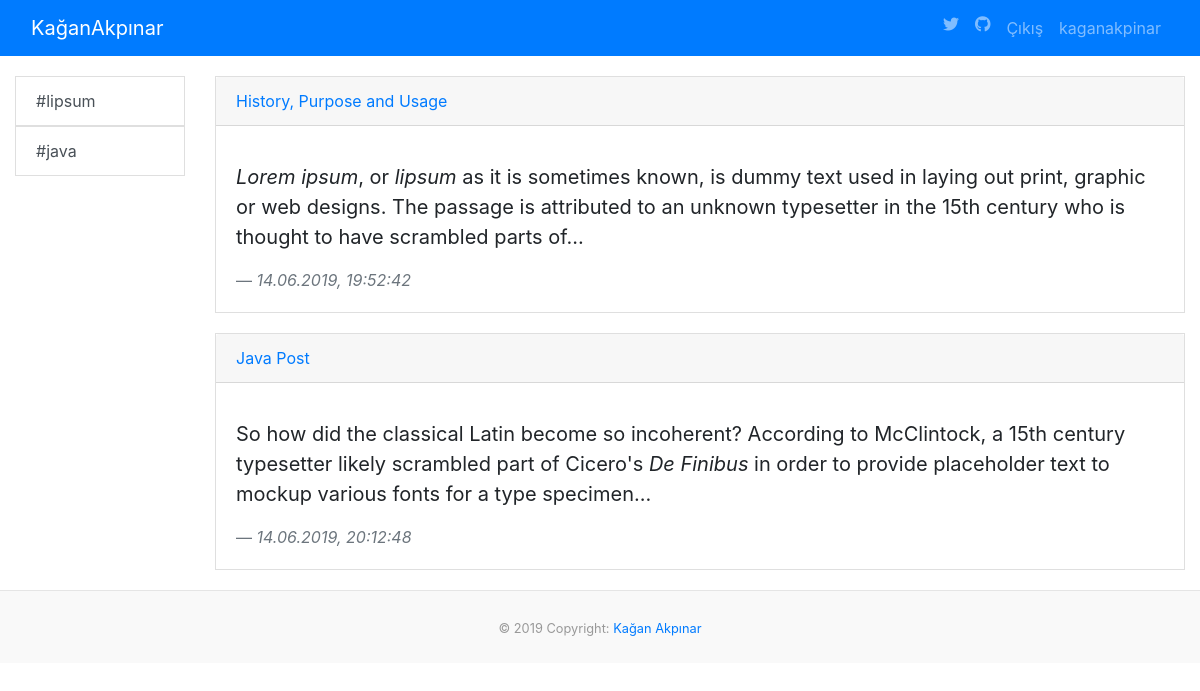
Screenshot of / (signed in) with the database file from the repository.
### blog.py (models this page shows, shortened)
class Category(db.Model):
    __tablename__ = "category"
    id = db.Column(db.Integer, primary_key=True)
    name = db.Column(db.String(50), nullable=False)

class Post(db.Model):
    __tablename__ = "post"
    id = db.Column(db.Integer, primary_key=True)
    title = db.Column(db.String(), nullable=False)
    content = db.Column(db.Text(), nullable=False)
    date = db.Column(db.String(), nullable=False, default=time.strftime('%d.%m.%Y'))
    author = db.Column(db.String(), nullable=False)
    category_id = db.Column(db.Integer, db.ForeignKey('category.id'), nullable=False)
    category = db.relationship('Category', backref=db.backref('posts', lazy=True)   )

### blog.py (the view)
@app.route("/")
def home():
    category = Category.query.all()
    if request.method == 'POST' and form.validate():
        query = form.query.data
        post = Post.query.whoosh_search(query).all()
        return render_template("home.html", posts = posts, category = category)
    else:
        posts = Post.query.all()
        return render_template("home.html", posts = posts, category = category)

### templates/home.html (shortened to what this page needs)
{% extends "layout.html" %}
{% block body %}
<div class="row">
<div class="col-md-2">
{% include "sidebar.html" %}
</div>
<div class="col-md-10">
  {% for post in posts %}
  <div class="card" style="border-radius:0px; margin-bottom:20px">
    <a href="/post/{{ post.id }}" class="card-header">{{ post.title}}</a>
    <div class="card-body">
      <blockquote class="blockquote mb-0">
        <p>{{ post.content|truncate|safe }}</p>
        <footer class="blockquote-footer"><cite title="Source Title">{{ post.date }}</cite></footer>
      </blockquote>
    </div>
  </div>
  {% endfor %}
</div>
</div>
{% endblock %}

### templates/sidebar.html
{% for category in category %}
<ul class="list-group">
  <a href="/categories/{{category.name}}" class="list-group-item list-group-item-action"  style="border-radius:0px">
    #{{ category.name }}
  </a>
</ul>
{% endfor %}

### rows the page displays
Category: name "lipsum"
Category: name "java"
Post: title "History, Purpose and Usage", content "Lorem ipsum , or lipsum as it is sometimes known, is dummy text used in laying out print, graphic or web designs. The passage is attributed to an unknown typesetter in the 15th century who is thought to have scrambled parts of...", date "14.06.2019, 19:52:42"
Post: title "Java Post", content "So how did the classical Latin become so incoherent? According to McClintock, a 15th century typesetter likely scrambled part of Cicero's De Finibus in order to provide placeholder text to mockup various fonts for a type specimen...", date "14.06.2019, 20:12:48"

### other values shown
{{ session["username"] }} "kaganakpinar"
